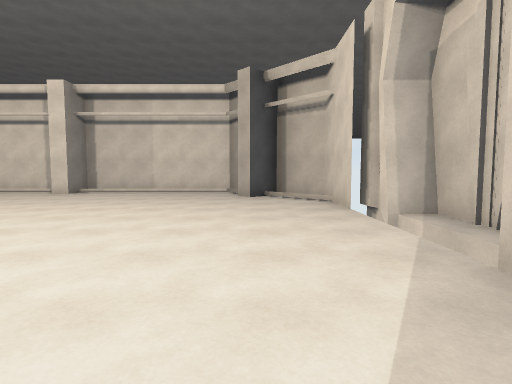
[1] (above)

21 first-person views from a walk through a Unity game level. The camera is 1.4 m above the floor, tilts 4° down and sees 80° across. The floor is counted in squares, 2 m on a side. Each view is taken from the middle of a square. On the plan, view 1 faces up. The plan holds only what a view shows up to about 10 squares ahead; the rest is blank. The place goes on beyond the plan. The player is left out. Surface patterns are stand-ins for the level's own textures.

[2]
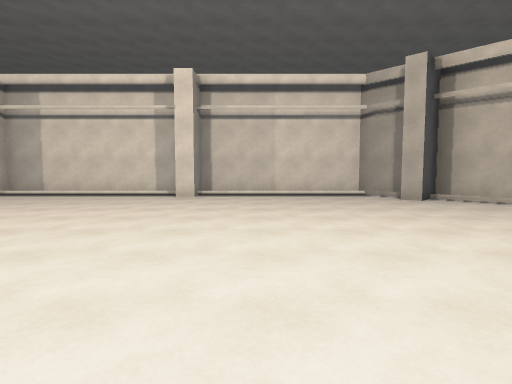

[3]
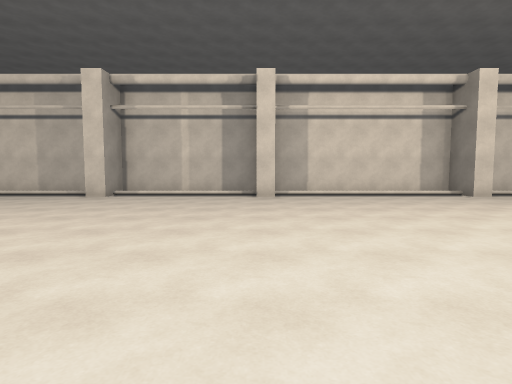

[4]
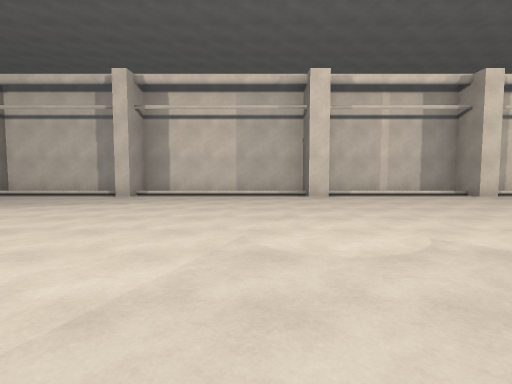

[5]
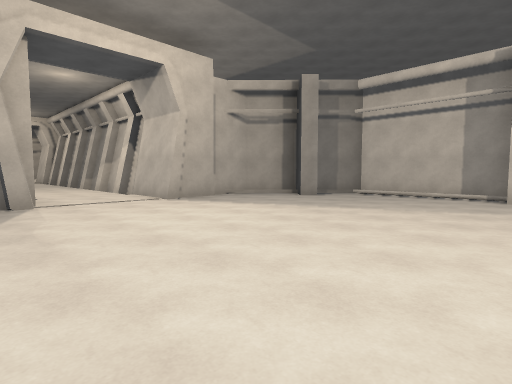

[6]
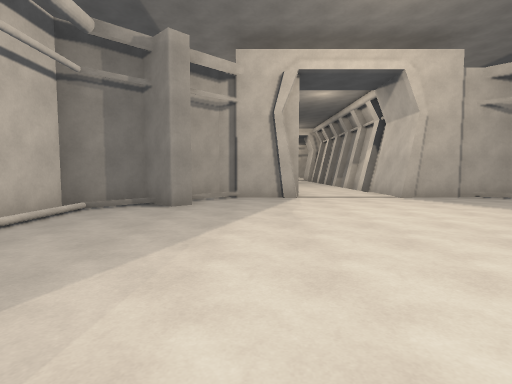

[7]
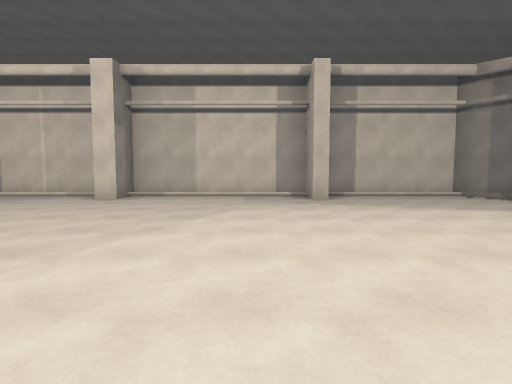

[8]
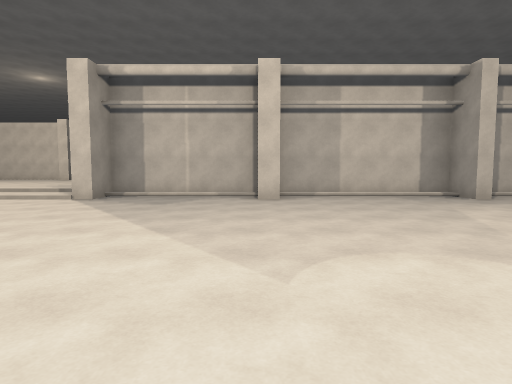

[9]
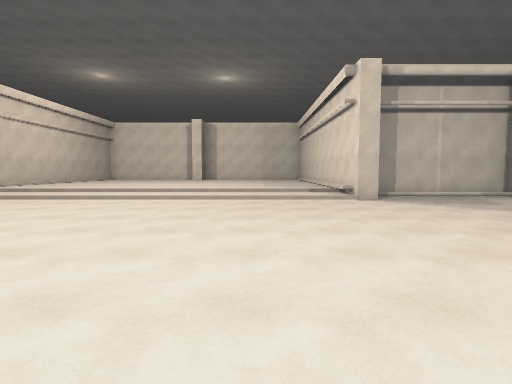

[10]
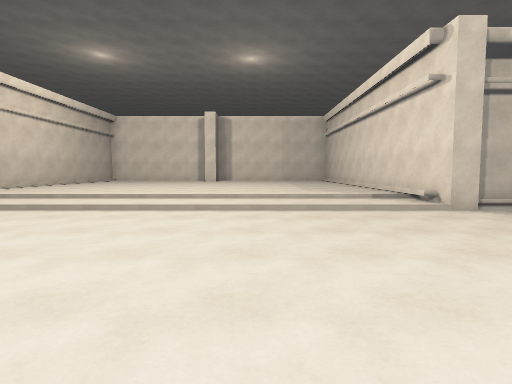

[11]
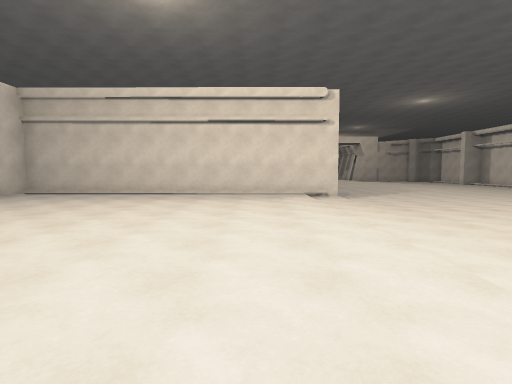

[12]
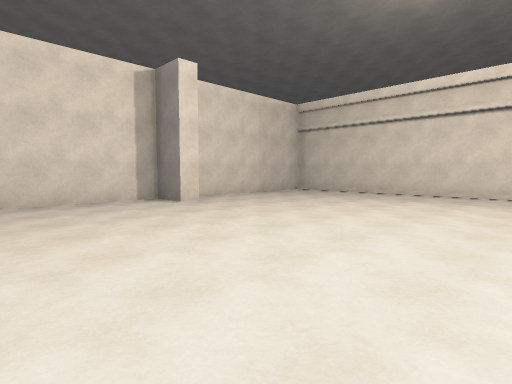

[13]
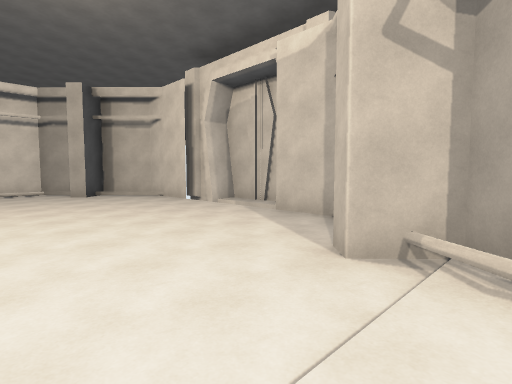

[14]
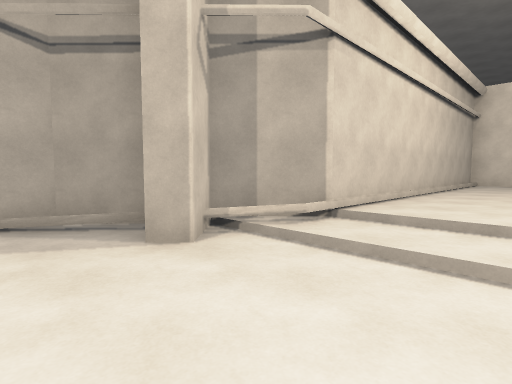

[15]
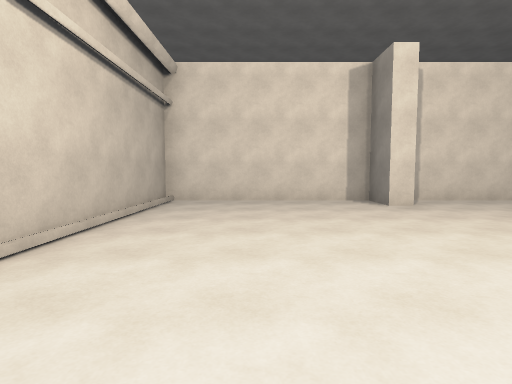

[16]
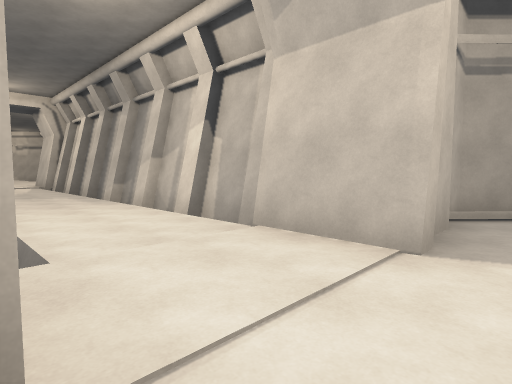

[17]
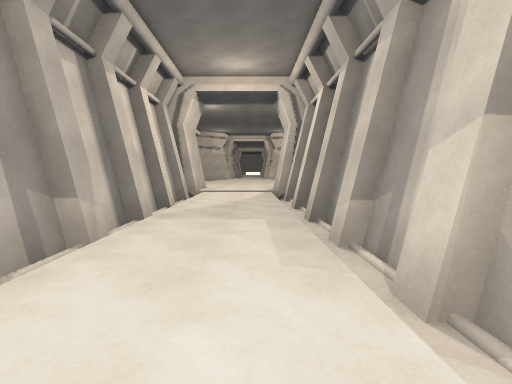

[18]
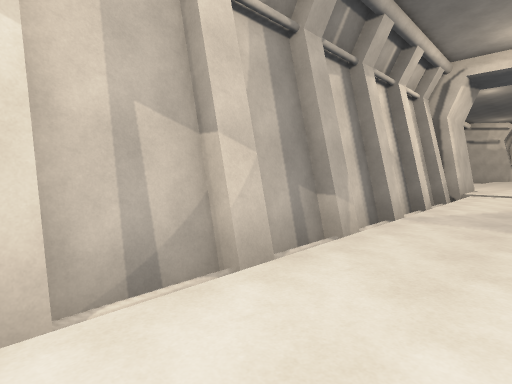

[19]
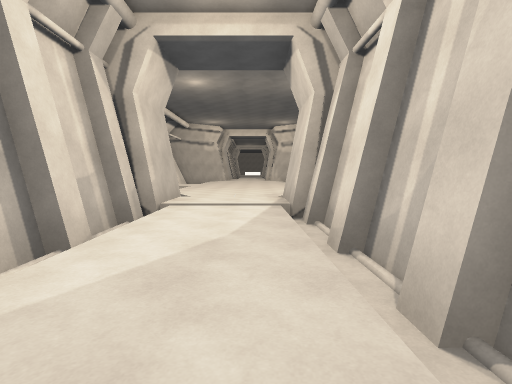

[20]
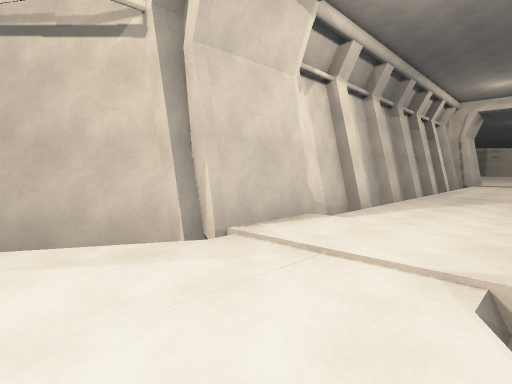

[21]
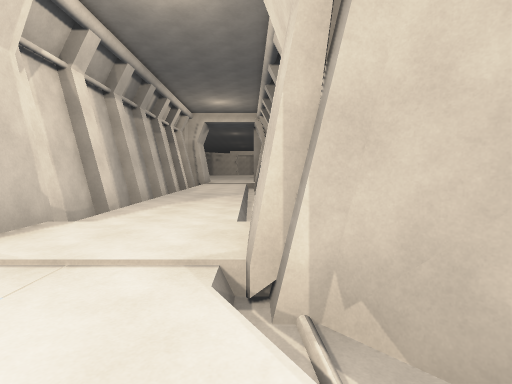

### Floor plan
Key: @ floor where view 1 was taken; # wall or solid block; . main floor; : floor 0.5 m higher than the main floor; - floor 0.5 m lower than the main floor; / step, stairs or slope.
Columns run from 46 left of view 1 to 2 right of it. Each row starts with its distance up from view 1.
 11                     ##########################
 10                     #...#.....#...#.....#.....#
  9                   ###.........................###
  8                   #//...........................#
  7 ##               #/.............................#
  6  ## ###############.............................#
  5 ..###/#---###////##.............................#
  4 ................................................
  3 ................................................
  2 ..#########/###/###.............................#
  1  ####    ######   #.............................#
  0                   #...........................@.#
 -1                   ###.........................###
 -2                    ##...#.....#...#///////////#
 -3                     ###############::::::::::##
 -4                                   #::::::::::#
 -5                                   #::::::::::#
 -6                                   #::::::::::#
 -7                                   #::::::::::#
 -8                                   #::::::::::#
 -9                                   #::::::::::#
-10                                   #::::::::::#
-11                                   #:::::#::::#

Positions as (right, up) in squares from view 1, and headings:
1: (0, 0), facing up
2: (-4, 1), facing up
3: (-12, 1), facing up
4: (-18, 1), facing up
5: (-21, 1), facing up-left
6: (-20, 1), facing left
7: (-20, 6), facing down
8: (-16, 6), facing down
9: (-9, 6), facing down
10: (-8, 4), facing down
11: (-2, -4), facing left
12: (-2, -4), facing down-left
13: (-3, -2), facing up-right
14: (-3, 1), facing down-right
15: (-3, -4), facing down
16: (-27, 2), facing up-left
17: (-32, 4), facing left
18: (-32, 4), facing down-left
19: (-36, 4), facing left
20: (-46, 2), facing up-right
21: (-46, 2), facing right
